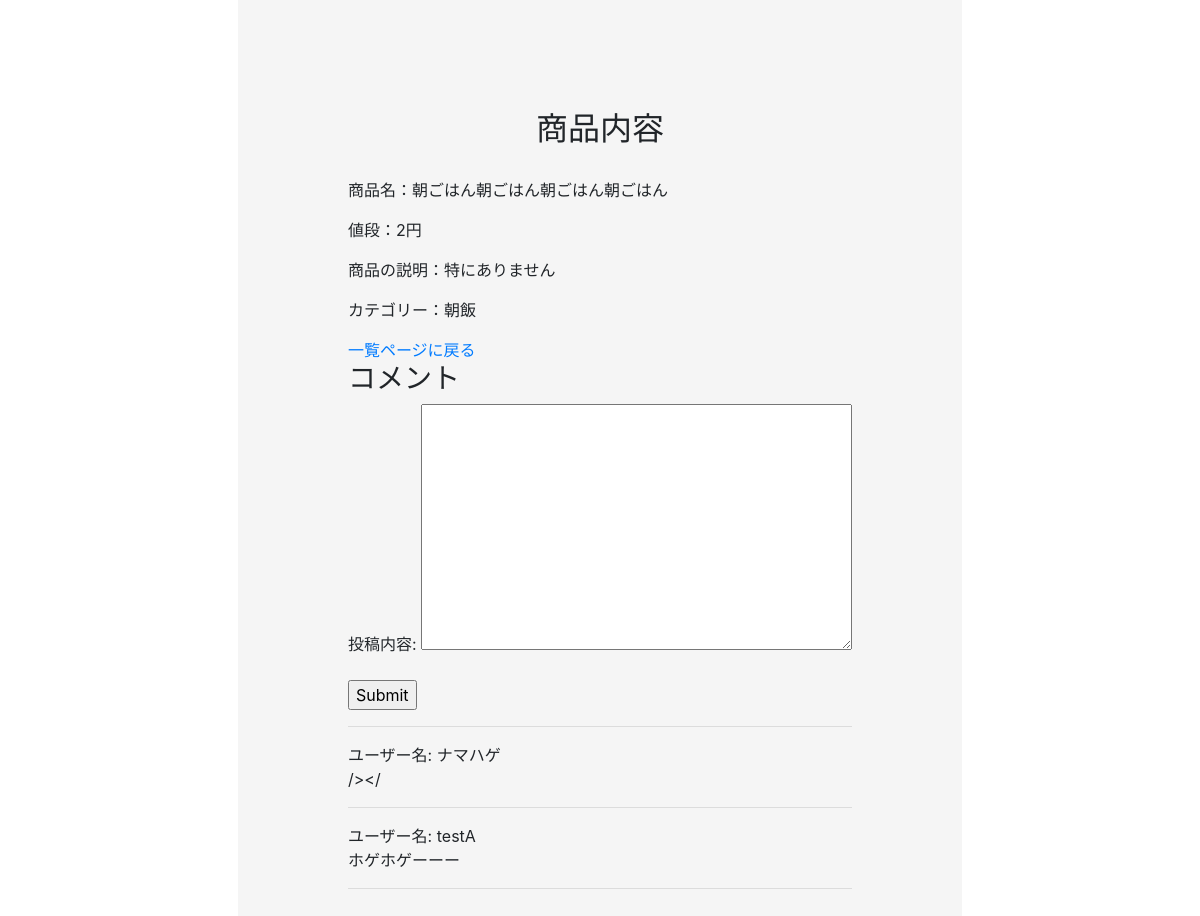
The app's page /2/Detail/ with its own data.
### Dapp/models.py (models this page shows, shortened)
class Product(models.Model):
    title = models.CharField(max_length=100, verbose_name="タイトル")
    Price = models.IntegerField(verbose_name="値段")
    Explanation = models.TextField(max_length=200, verbose_name="商品説明")
    Image = models.ImageField(upload_to='images', blank=True, null=True)
    pub_date = models.DateTimeField(auto_now_add=True)
    CHOICES = (
        ('朝飯', '朝飯'),
        ('おかず', 'おかず'),
        ('主食', '主食'),
        ('おつまみ', 'おつまみ'),
        ('その他', 'その他'),
    )
    Choices = models.CharField(
        max_length=10, choices=CHOICES, verbose_name="カテゴリー")

class Comment(models.Model):
    post = models.ForeignKey('Product', on_delete=models.CASCADE,verbose_name="記事")
    author = models.ForeignKey('auth.User', on_delete=models.CASCADE, verbose_name="ログイン名")
    text = models.TextField(verbose_name="投稿内容")
    created_date = models.DateTimeField(auto_now_add=True)
    class Meta:
        ordering = ['-created_date']

### Dapp/views.py (the view)
# urls.py: path('<int:pk>/Detail/', views.ProductDetail, name='ProductDetail'),
def ProductDetail(request, pk):
    objects = Product.objects.get(pk=pk)
    comments = Comment.objects.filter(post=objects)
    form = CommentForm(request.POST)
    if form.is_valid():
            comment = form.save(commit=False)
            comment.post = objects
            comment.author = request.user
            comment.save()
    else:
        form = CommentForm()
    return render(request, 'detail.html', {
        'objects': objects,
        'form': form,
        'comments': comments
    })

### Dapp/forms.py
class CommentForm(forms.ModelForm):
    class Meta:
        model = Comment
        fields = ('text',)

### templates/detail.html (shortened to what this page needs)
{% extends 'base.html' %}
{% load static %}
{% block header %}
<link rel="stylesheet" href="{% static 'detail.css'%}" type="text/css" />
{% endblock header %}
{% block content %}
<div class="min">
  <div class="from-area">
    <div class="from">
      <h2 class="title">商品内容</h2>
      <form action="" method="post">
        <p>商品名：{{ objects.title }}</p>
        <p>値段：{{ objects.Price }}円</p>
        <p>商品の説明：{{ objects.Explanation }}</p>
        <p>カテゴリー：{{ objects.Choices}}</p>
        <a href="{% url 'Dapp:ProductList' %}">一覧ページに戻る</a>
      </form>
      <div>
        <h3>コメント</h3>
        <form method="post" action="">
          {{ form.as_p }}
          <input type="submit">
        </form>
        <hr>
        {% for comment in comments %}
          ユーザー名: {{ comment.author }}<br>
          {{ comment.text }}<br>
          <hr>
        {% endfor %}
      </div>
    </div>
  </div>
</div>
{% endblock content %}

### static/detail.css (style rules this page uses)
.min { display: flex; justify-content: center; align-items: center; background-color: white; }
.from-area { background-color:whitesmoke; padding: 30px; box-shadow: bisque; overflow: auto; }
.from { margin: 50px; padding: 30px; overflow: scroll; }
.title { text-align: center; margin-bottom: 30px; }

### records on screen
Product: title "朝ごはん朝ごはん朝ごはん朝ごはん", Price "2", Explanation "特にありません", Choices "朝飯"
Comment: author "ナマハゲ", text "/></"
Comment: author "testA", text "ホゲホゲーーー"
